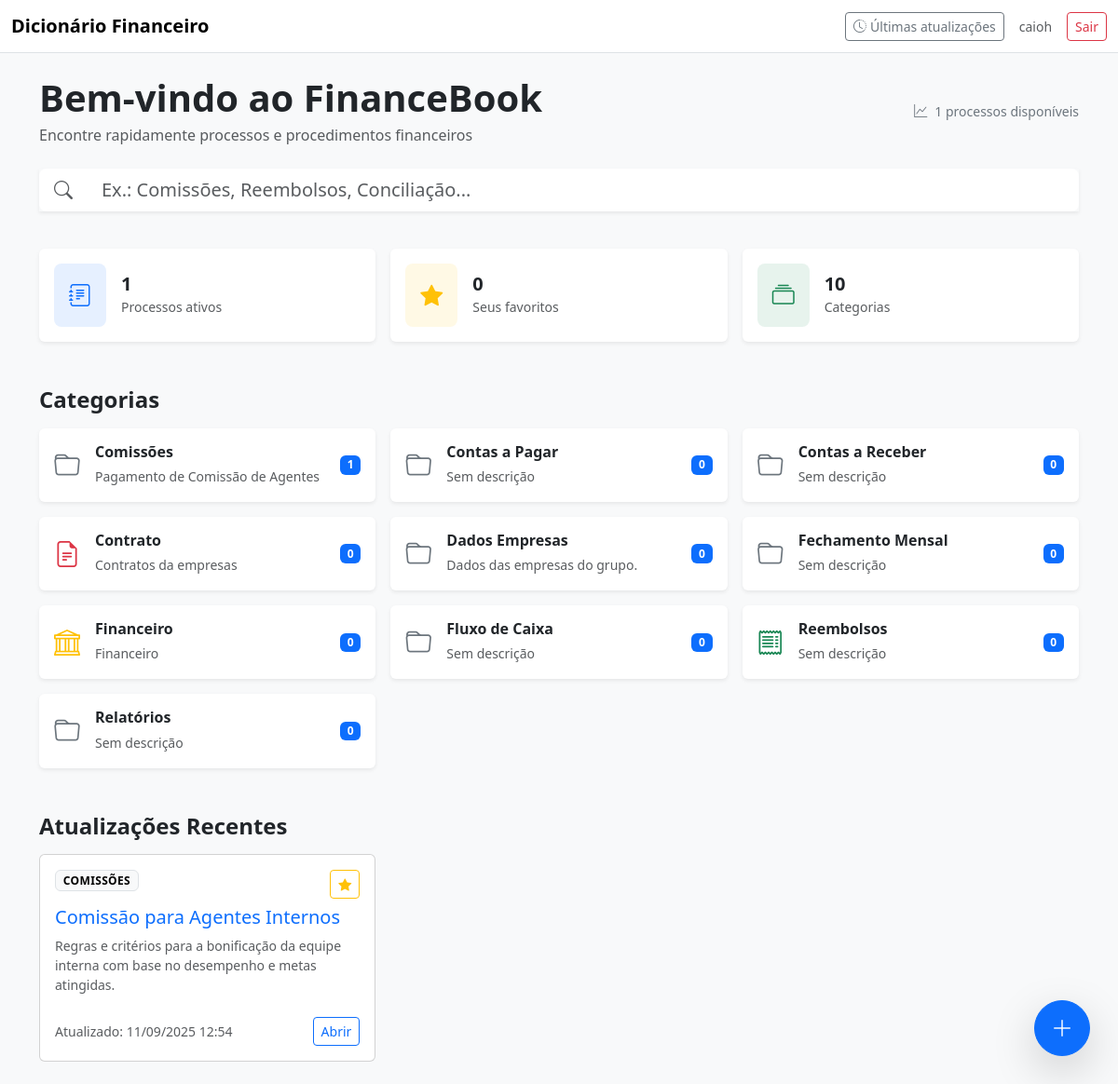
The app's page / (signed in), older data.
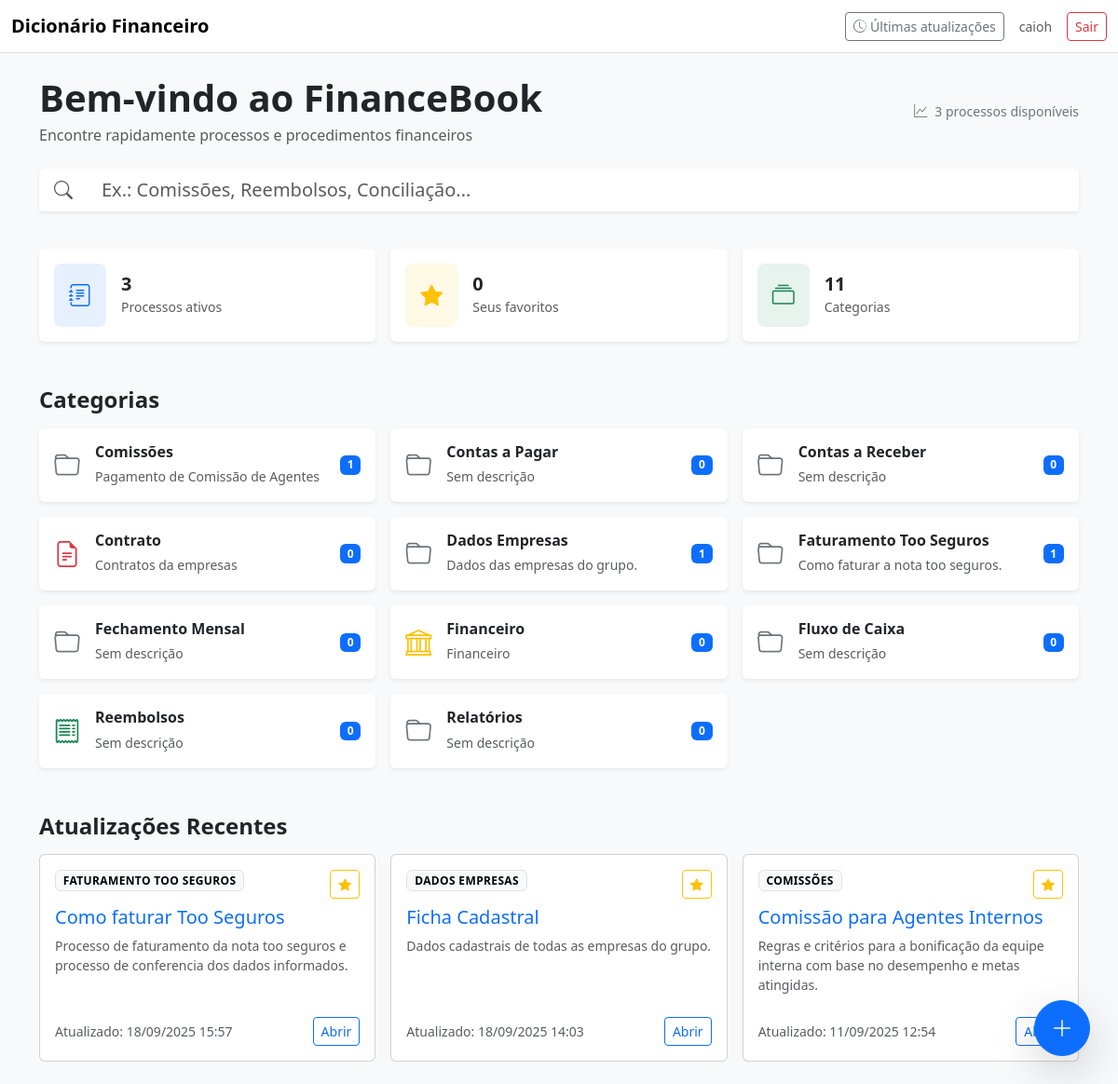
The same page, newer data.
### knowledge/models.py (models this page shows, shortened)
class Category(models.Model):
    name = models.CharField(max_length=80, unique=True)
    slug = models.SlugField(unique=True)
    description = models.CharField(max_length=55, blank=True, null=True)
    class Meta:
        verbose_name = 'Categoria'
        verbose_name_plural = 'Categorias'
        ordering = ['name']

class Process(models.Model):
    category = models.ForeignKey(Category, on_delete=models.PROTECT, related_name='processes')
    title = models.CharField('Título', max_length=160)
    slug = models.SlugField(unique=True)
    description = models.TextField('Descrição')
    steps_md = RichTextField('Passo a passo (Rich Text)', blank=True, null=True)
    updated_at = models.DateTimeField(auto_now=True)
    created_at = models.DateTimeField(auto_now_add=True)
    is_published = models.BooleanField(default=True)
    class Meta:
        verbose_name = 'Processo'
        verbose_name_plural = 'Processos'
        indexes = [models.Index(fields=['title', 'description'])]
        ordering = ['-updated_at']

### knowledge/views.py (the view)
# urls.py: path('', views.home, name='home'),
@login_required
def home(request):
    q = request.GET.get('q', '')
    cat = request.GET.get('cat', '')
    processes = Process.objects.filter(is_published=True)
    if q:
        processes = processes.filter(
            Q(title__icontains=q) | Q(description__icontains=q) | Q(steps_md__icontains=q)
        )
    if cat:
        processes = processes.filter(category__slug=cat)
    categories = Category.objects.all()
    favorites_ids = set()
    if request.user.is_authenticated:
        favorites_ids = set(Favorite.objects.filter(user=request.user).values_list('process_id', flat=True))
    return render(request, 'knowledge/home.html', {
        'processes': processes[:50],
        'categories': categories,
        'q': q,
        'cat': cat,
        'favorites_ids': favorites_ids,
    })

### knowledge/templates/knowledge/home.html (shortened to what this page needs)
{% extends 'base.html' %}
{% block content %}
<div class="d-flex flex-column flex-md-row justify-content-between align-items-start align-items-md-center mb-4">
  <div>
    <h1 class="fw-bold text-dark mb-1">Bem-vindo ao FinanceBook</h1>
    <p class="text-muted mb-0">Encontre rapidamente processos e procedimentos financeiros</p>
  </div>
  <div class="text-secondary small mt-2 mt-md-0 d-flex align-items-center">
    <i class="bi bi-graph-up me-2"></i>
    <span>{{ processes.count }} processos disponíveis</span>
  </div>
</div>
<div class="mb-4">
  <form method="get" action="{% url 'knowledge:home' %}">
    <div class="input-group input-group-lg shadow-sm">
      <span class="input-group-text bg-white border-0">
        <i class="bi bi-search text-muted"></i>
      </span>
      <input id="q" name="q" value="{{ q }}"
             class="form-control border-0"
             placeholder="Ex.: Comissões, Reembolsos, Conciliação...">
    </div>
  </form>
</div>
<div class="row g-3 my-4">
  <div class="col-md-4">
    <div class="card border-0 shadow-sm h-100">
      <div class="card-body d-flex align-items-center">
        <div class="bg-primary bg-opacity-10 rounded-3 p-3 me-3">
          <i class="bi bi-journal-text fs-4 text-primary"></i>
        </div>
        <div>
          <h5 class="mb-0 fw-bold">{{ processes.count }}</h5>
          <small class="text-muted">Processos ativos</small>
        </div>
      </div>
    </div>
  </div>
  <div class="col-md-4">
    <div class="card border-0 shadow-sm h-100">
      <div class="card-body d-flex align-items-center">
        <div class="bg-warning bg-opacity-10 rounded-3 p-3 me-3">
          <i class="bi bi-star-fill fs-4 text-warning"></i>
        </div>
        <div>
          <h5 class="mb-0 fw-bold">{{ favorites_ids|length }}</h5>
          <small class="text-muted">Seus favoritos</small>
        </div>
      </div>
    </div>
  </div>
  <div class="col-md-4">
    <div class="card border-0 shadow-sm h-100">
      <div class="card-body d-flex align-items-center">
        <div class="bg-success bg-opacity-10 rounded-3 p-3 me-3">
          <i class="bi bi-collection fs-4 text-success"></i>
        </div>
        <div>
          <h5 class="mb-0 fw-bold">{{ categories.count }}</h5>
          <small class="text-muted">Categorias</small>
        </div>
      </div>
    </div>
  </div>
</div>
<h4 class="fw-bold text-dark mt-5 mb-3">Categorias</h4>
<div class="row g-3">
  {% for c in categories %}
  <div class="col-md-4">
    <a href="{% url 'knowledge:by_category' c.slug %}" class="text-decoration-none">
      <div class="card h-100 border-0 shadow-sm hover-shadow">
        <div class="card-body d-flex align-items-center justify-content-between">
          <div class="d-flex align-items-center">
            {% if "Comissão" in c.name %}
              <i class="bi bi-cash-stack text-primary fs-3 me-3"></i>
            {% elif "Reembolso" in c.name %}
              <i class="bi bi-receipt text-success fs-3 me-3"></i>
            {% elif "Financeiro" in c.name %}
              <i class="bi bi-bank text-warning fs-3 me-3"></i>
            {% elif "Contrato" in c.name %}
              <i class="bi bi-file-earmark-text text-danger fs-3 me-3"></i>
            {% elif "Pagamento" in c.name %}
              <i class="bi bi-credit-card text-info fs-3 me-3"></i>
            {% else %}
              <i class="bi bi-folder text-secondary fs-3 me-3"></i>
            {% endif %}
            <div>
              <h6 class="mb-1 fw-semibold text-dark">{{ c.name }}</h6>
              <small class="text-muted">
                {{ c.description|default:"Sem descrição"|truncatewords:8 }}
              </small>
            </div>
          </div>
          <span class="badge bg-primary">{{ c.processes.count }}</span>
        </div>
      </div>
    </a>
  </div>
  {% endfor %}
</div>
<h4 class="fw-bold text-dark mt-5 mb-3">Atualizações Recentes</h4>
<div id="results" class="row g-3">
  {% include 'knowledge/partials/_process_cards.html' with processes=processes %}
</div>
{% if user.is_staff %}
<a href="/admin/knowledge/process/add/"
   class="btn btn-primary rounded-circle shadow-lg position-fixed"
   style="bottom: 30px; right: 30px; width: 60px; height: 60px; display:flex; align-items:center; justify-content:center;">
   <i class="bi bi-plus-lg fs-4"></i>
</a>
{% endif %}
{% endblock %}

### knowledge/templates/base.html (shortened to what this page needs)
{% load static %}
<!doctype html>
<html lang="pt-br">
<head>
    <link rel="stylesheet" href="https://cdn.jsdelivr.net/npm/swiper@11/swiper-bundle.min.css" />
    <link href="https://cdn.jsdelivr.net/npm/bootstrap@5.3.3/dist/css/bootstrap.min.css" rel="stylesheet">
    <link href="https://cdn.jsdelivr.net/npm/bootstrap-icons@1.11.3/font/bootstrap-icons.css" rel="stylesheet">
</head>
<body class="bg-light">
    <nav class="navbar navbar-expand-lg bg-white border-bottom sticky-top">
        <div class="container-fluid">
            <a class="navbar-brand fw-semibold" href="/">Dicionário Financeiro</a>
            <div class="d-flex align-items-center gap-3 ms-auto">
                <a class="btn btn-outline-secondary btn-sm" href="{% url 'knowledge:recent_updates' %}"><i
                        class="bi bi-clock-history me-1"></i>Últimas atualizações</a>
                {% if user.is_authenticated %}
                <span class="text-muted small">{{ user.get_username }}</span>
                <a class="btn btn-outline-danger btn-sm" href="{% url 'logout' %}">Sair</a>
                {% else %}
                <a class="btn btn-primary btn-sm" href="{% url 'login' %}">Entrar</a>
                {% endif %}
            </div>
        </div>
    </nav>
    <main class="container py-4">
        {% block content %}{% endblock %}
    </main>
</body>
</html>

### knowledge/templates/knowledge/partials/_process_cards.html
{% for p in processes %}
<div class="col-md-6 col-xl-4">
    <div class="card card-hover h-100">
        <div class="card-body d-flex flex-column">
            <div class="d-flex justify-content-between align-items-start">
                <span class="badge text-bg-light border badge-cat">{{ p.category.name }}</span>
                {% if user.is_authenticated %}
                <button id="fav-{{ p.id }}" onclick="toggleFavorite({{ p.id }})"
                    class="btn btn-sm {% if p.id in favorites_ids %}btn-warning{% else %}btn-outline-warning{% endif %}"><i
                        class="bi bi-star-fill"></i></button>
                {% endif %}
            </div>
            <h5 class="mt-2"><a class="text-decoration-none" href="{% url 'knowledge:process_detail' p.slug %}">{{ p.title }}</a></h5>
            <p class="text-muted small flex-grow-1">{{ p.description|truncatewords:24 }}</p>
            <div class="d-flex justify-content-between align-items-center mt-2">
                <small class="text-muted">Atualizado: {{ p.updated_at|date:'d/m/Y H:i' }}</small>
                <a class="btn btn-sm btn-outline-primary" href="{% url 'knowledge:process_detail' p.slug %}">Abrir</a>
            </div>
        </div>
    </div>
</div>
{% empty %}
<div class="col-12 text-center text-muted py-5">Nenhum processo encontrado.</div>
{% endfor %}

### knowledge/templates/base.html (style rules this page uses)
.card-hover { transition: .2s; }
.badge-cat { text-transform: uppercase; letter-spacing: .03em }

### knowledge/templates/knowledge/home.html (style rules this page uses)
.hover-shadow { transition: all .2s ease-in-out; }

Row changes from the older to the newer data that the page shows:
computed for Category "Dados Empresas": processes.count "0" → "1"
added Category: name "Faturamento Too Seguros", description "Como faturar a nota too seguros.", processes.count "1"
added Process: category.name "FATURAMENTO TOO SEGUROS", title "Como faturar Too Seguros", description "Processo de faturamento da nota too seguros e processo de conferencia dos dados informados.", updated_at "18/09/2025 15:57"
added Process: category.name "DADOS EMPRESAS", title "Ficha Cadastral", description "Dados cadastrais de todas as empresas do grupo.", updated_at "18/09/2025 14:03"
Text that changed along with them:
{{ processes.count }}: "1" → "3"
{{ categories.count }}: "10" → "11"
